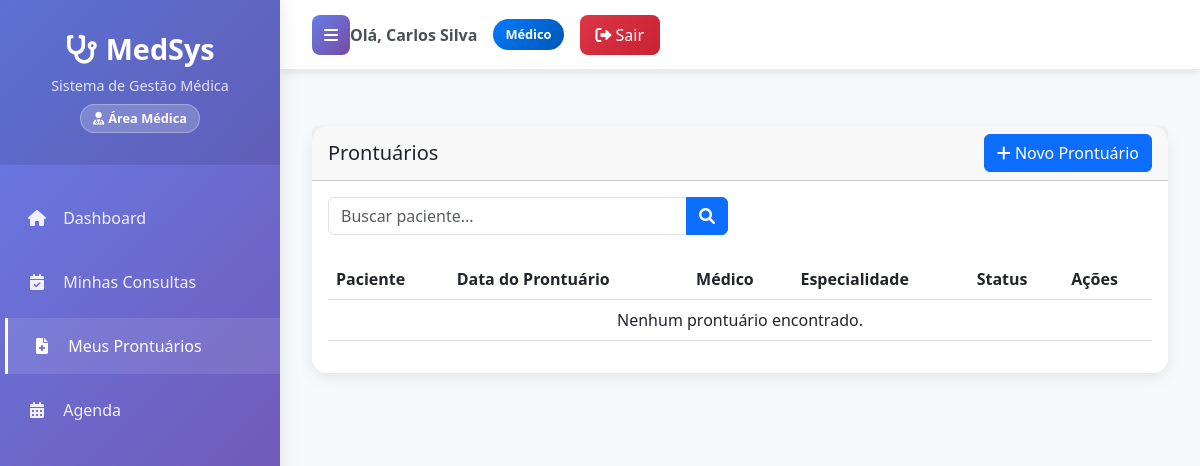
The page /prontuarios/ (signed in) on the database as committed earlier.
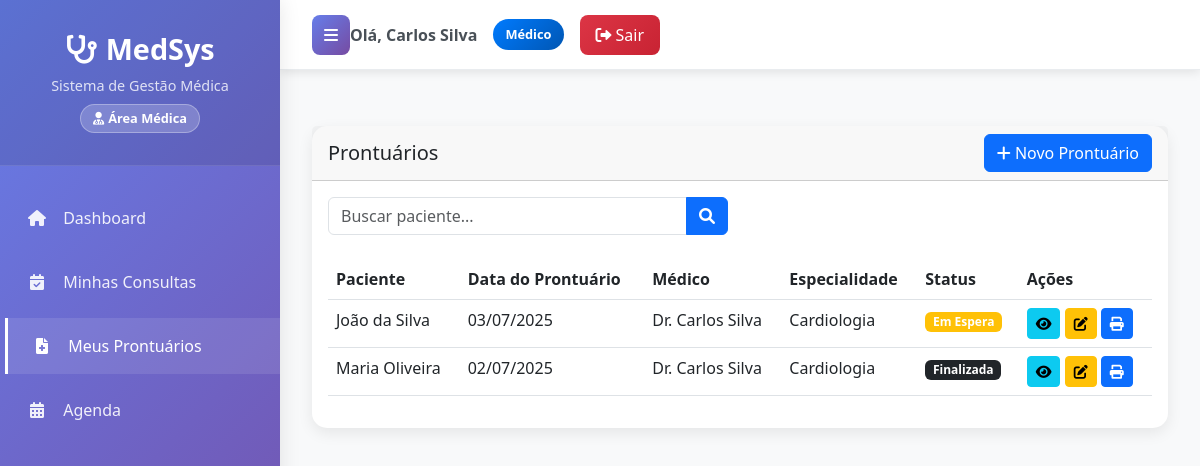
The same page on the database as committed later.
### clinica/models.py (models this page shows, shortened)
class Prontuario(models.Model):
    consulta = models.OneToOneField(Consulta, on_delete=models.CASCADE)
    anotacoes = models.TextField()
    diagnostico = models.TextField()
    prescricao = models.TextField(blank=True)

class Consulta(models.Model):
    STATUS_CHOICES = [
        ('PENDENTE', 'Pendente'),
        ('CONFIRMADA', 'Confirmada'),
        ('CANCELADA', 'Cancelada'),
        ('ESPERA', 'Em Espera'),
        ('FINALIZADA', 'Finalizada'),
    ]
    paciente = models.ForeignKey(Paciente, on_delete=models.CASCADE)
    medico = models.ForeignKey(Medico, on_delete=models.SET_NULL, null=True)
    data = models.DateTimeField()
    motivo = models.TextField()
    concluida = models.BooleanField(default=False)
    status = models.CharField(max_length=10, choices=STATUS_CHOICES, default='PENDENTE')

class Paciente(models.Model):
    nome = models.CharField(max_length=100)
    data_nascimento = models.DateField()
    cpf = models.CharField(max_length=14, unique=True)
    telefone = models.CharField(max_length=20)
    endereco = models.TextField()

class Medico(models.Model):
    user = models.OneToOneField(User, on_delete=models.CASCADE, related_name='medico_profile')
    nome = models.CharField(max_length=100)
    crm = models.CharField(max_length=20, unique=True)
    especialidade = models.ForeignKey(Especialidade, on_delete=models.SET_NULL, null=True)

class Especialidade(models.Model):
    nome = models.CharField(max_length=100)

### prontuario/views.py (the view)
# urls.py: path('prontuarios/', views.prontuarios, name='prontuarios'),
@medico_or_admin_required
def prontuarios(request):
    search = request.GET.get('search', '')
    if request.user.user_type == 'medico':
        try:
            medico = request.user.medico_profile
            prontuarios = Prontuario.objects.filter(consulta__medico=medico).select_related(
                'consulta__paciente', 'consulta__medico', 'consulta__medico__especialidade'
            )
        except:
            prontuarios = Prontuario.objects.none()
            messages.warning(request, 'Perfil de médico não configurado.')
    else:
        prontuarios = Prontuario.objects.select_related(
            'consulta__paciente', 'consulta__medico', 'consulta__medico__especialidade'
        ).all()
    if search:
        prontuarios = prontuarios.filter(
            consulta__paciente__nome__icontains=search
        )
    prontuarios = prontuarios.order_by('-consulta__data')
    return render(request, 'prontuario/prontuarios.html', {
        'prontuarios': prontuarios
    })

### templates/prontuario/prontuarios.html (shortened to what this page needs)
{% extends 'layouts/base.html' %}
{% block content %}
<div class="row mt-4">
    <div class="col-12">
        <div class="card">
            <div class="card-header d-flex justify-content-between align-items-center">
                <h5 class="mb-0">Prontuários</h5>
                <a href="{% url 'cadastrar_prontuario' %}" class="btn btn-primary">
                    <i class="fas fa-plus"></i> Novo Prontuário
                </a>
            </div>
            <div class="card-body">
                <div class="row mb-4">
                    <div class="col-md-6">
                        <form method="GET">
                            <div class="input-group">
                                <input type="text" class="form-control" name="search" placeholder="Buscar paciente..." value="{{ request.GET.search }}">
                                <button class="btn btn-primary" type="submit">
                                    <i class="fas fa-search"></i>
                                </button>
                            </div>
                        </form>
                    </div>
                </div>
                <div class="table-responsive">
                    <table class="table table-hover">
                        <thead>
                            <tr>
                                <th>Paciente</th>
                                <th>Data do Prontuário</th>
                                <th>Médico</th>
                                <th>Especialidade</th>
                                <th>Status</th>
                                <th>Ações</th>
                            </tr>
                        </thead>
                        <tbody>
                            {% for prontuario in prontuarios %}
                            <tr>
                                <td>{{ prontuario.consulta.paciente.nome }}</td>
                                <td>{{ prontuario.consulta.data|date:"d/m/Y" }}</td>
                                <td>{{ prontuario.consulta.medico.nome }}</td>
                                <td>{{ prontuario.consulta.medico.especialidade.nome }}</td>
                                <td>
                                    <span class="badge {% if prontuario.consulta.status == 'CONFIRMADA' %}bg-success{% elif prontuario.consulta.status == 'CANCELADA' %}bg-danger{% elif prontuario.consulta.status == 'ESPERA' %}bg-warning{% elif prontuario.consulta.status == 'FINALIZADA' %}bg-dark{% else %}bg-info{% endif %}">
                                        {{ prontuario.consulta.get_status_display }}
                                    </span>
                                </td>
                                <td>
                                    <button type="button" class="btn btn-sm btn-info" data-bs-toggle="modal" data-bs-target="#modalVisualizarProntuario{{ prontuario.id }}" title="Visualizar">
                                        <i class="fas fa-eye"></i>
                                    </button>
                                    <a href="{% url 'editar_prontuario' prontuario.id %}" class="btn btn-sm btn-warning" title="Editar">
                                        <i class="fas fa-edit"></i>
                                    </a>
                                    <a href="{% url 'imprimir_prontuario' prontuario.id %}" class="btn btn-sm btn-primary" target="_blank" title="Imprimir">
                                        <i class="fas fa-print"></i>
                                    </a>
                                </td>
                            </tr>
                            {% empty %}
                            <tr>
                                <td colspan="6" class="text-center">Nenhum prontuário encontrado.</td>
                            </tr>
                            {% endfor %}
                        </tbody>
                    </table>
                </div>
            </div>
        </div>
    </div>
</div>
{% endblock %}

Rows that differ between the two databases and show on the page:
added Prontuario: consulta.paciente.nome "João da Silva", consulta.data "03/07/2025", consulta.medico.nome "Dr. Carlos Silva", consulta.medico.especialidade.nome "Cardiologia", consulta.status "Em Espera"
added Prontuario: consulta.paciente.nome "Maria Oliveira", consulta.data "02/07/2025", consulta.medico.nome "Dr. Carlos Silva", consulta.medico.especialidade.nome "Cardiologia", consulta.status "Finalizada"
Other text that changed with them:
text no longer shown: "Nenhum prontuário encontrado."
